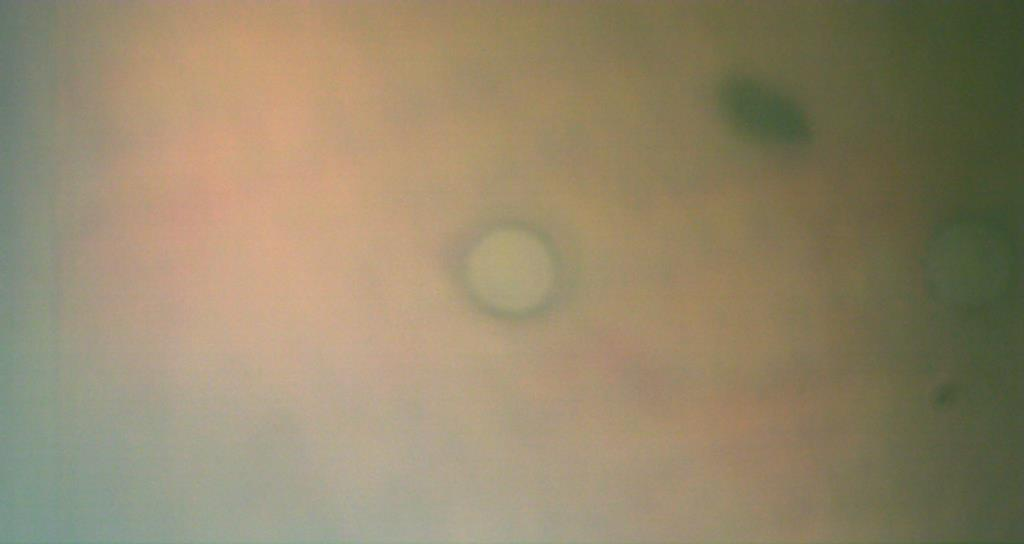
#> input picture ARESCore/Images/20200723124315.bmp, 1024 x 544 px; its folder holds only this picture in this run
$ python -i VisionUtils.py   (imports and definitions only)   (older library calls are emulated)
#> lines starting #> are read from the running program, lines starting #| are printed output that depends on the picture; after the words box and inside, x2 and y2 are one past the last pixel; in counts of white or black regions, pixels touching at a corner belong together
import serial
import time
import AmaresConfig as config #need to import AmaresConfig in all modules
from BasicComm import addToLog

import numpy as np
import matplotlib.pyplot as plt
import cv2

from PIL import Image

from skimage import data, img_as_float, img_as_uint, io, segmentation, color, exposure
from skimage.color import rgb2gray, rgb2hsv
from skimage.transform import rescale, resize
from skimage.morphology import reconstruction

# [138 lines left out: functions openLightPort, closeLightPort, setLight, processLights, alignmentLights, excMessage and 5 more, not called in this run]

def flattenBG(img_data, thresh=85, similarity=0.8, bg_color=[0,0,0]):
    # for white ink on black background
#> called with thresh = 85, similarity = 0.8
    img = img_data.copy()
    for y in range(img.shape[1]):
        for x in range(img.shape[0]):
            if ((img[x,y][0]<=thresh) and (img[x,y][1]<=thresh) and (img[x,y][2]<=thresh)):
                img[x,y] = np.array(bg_color).astype('uint8')
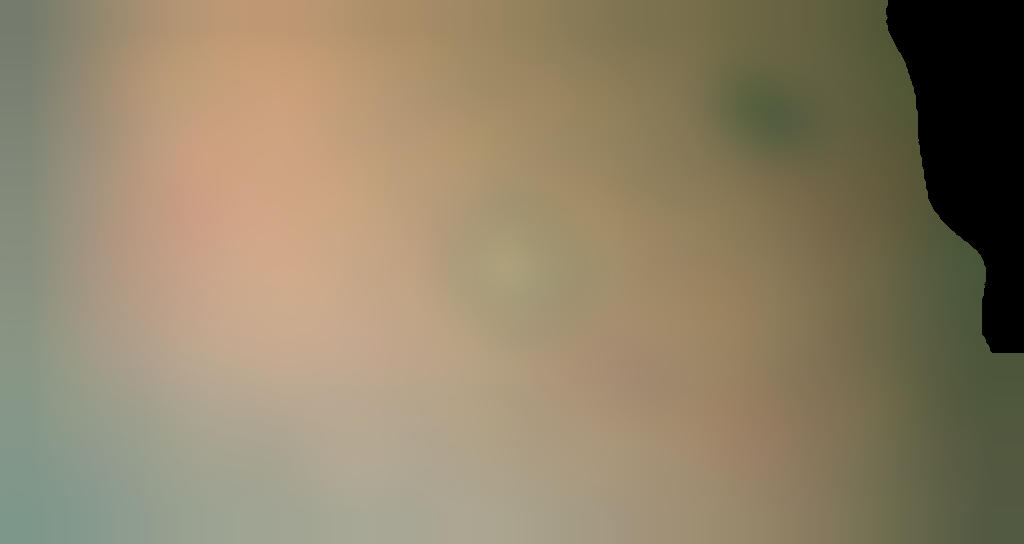
#> img: shape (544, 1024, 3); mean R, G, B 144.9, 131.3, 104.5
    return(img)

# [61 lines left out: functions removeBackground, uintDiff, removeExtremeSpots, removeBoundaryContours, removeSmallContours, not called in this run]

def dilate(img_data,kernel_size=5,iterations=1):
    img=img_data
    ks = kernel_size
    itr = iterations
    kernel = np.ones((ks,ks),np.uint8)
    dilated = cv2.dilate(img,kernel,iterations = itr)
    return(dilated)

def erode(img_data,kernel_size=5,iterations=1):
    img=img_data
    ks = kernel_size
    itr = iterations
    kernel = np.ones((ks,ks),np.uint8)
    eroded = cv2.erode(img,kernel,iterations = itr)
    return(eroded)

def getBinary(raw_test_img):
    # Analyzes and returns thresholded binary image
    try:
        kernel = np.ones((5,5),np.uint8)
        test_img = raw_test_img.copy()  # duplicate, keep original loaded
        quiet1 = cv2.bilateralFilter(test_img,9,250,75)
        quiet2 = cv2.pyrMeanShiftFiltering(quiet1,31,65)    # denoise the image (method 1)
        flatten = flattenBG(quiet2, similarity=0.8)
        gray_img = cv2.cvtColor(~flatten, cv2.COLOR_RGB2GRAY)
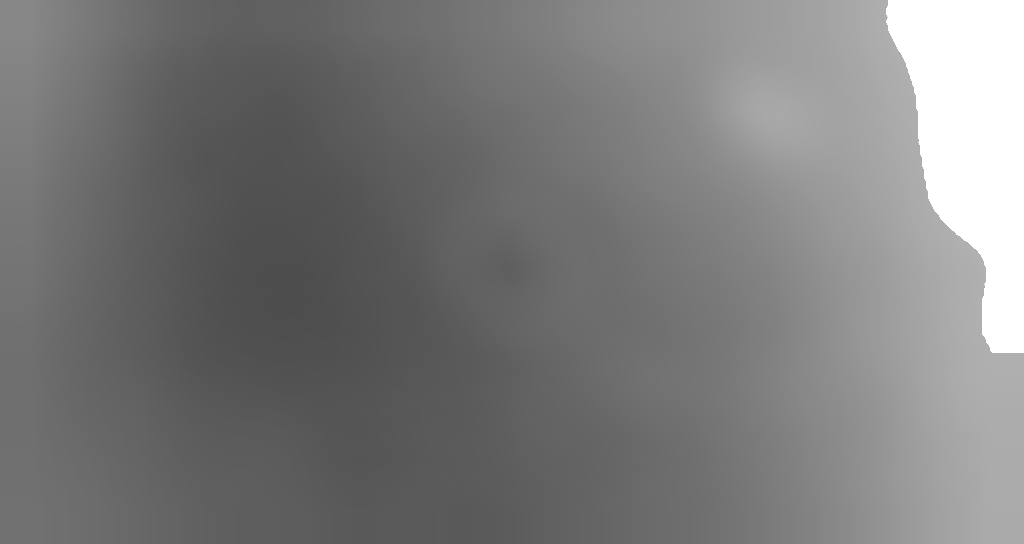
#> gray_img: shape (544, 1024); min 77, max 255, mean 122.7
        try:
            binary_img = cv2.threshold(gray_img, 254, 255, cv2.THRESH_BINARY)[1]
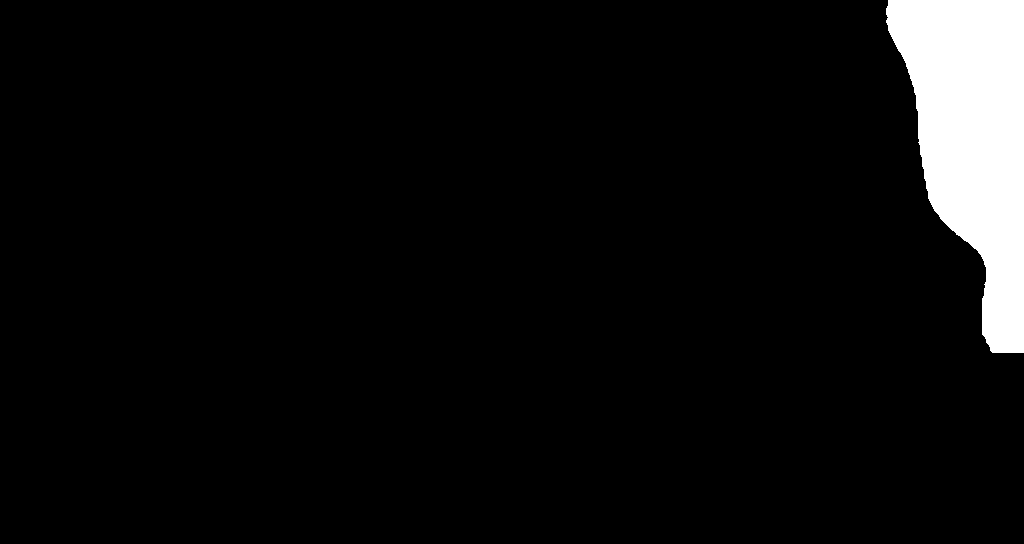
#> binary_img: shape (544, 1024); 5.5% white; 1 white region, box (x1, y1, x2, y2) and area: (886, 0, 1024, 353) 30670
        except Exception as ex1:
            addToLog("binary_img: " + str(ex1))
        try:
            closed_img = erode(binary_img,kernel_size=3,iterations=5)
#> in erode, `eroded = cv2.erode(img,kernel,iterations = itr)`:
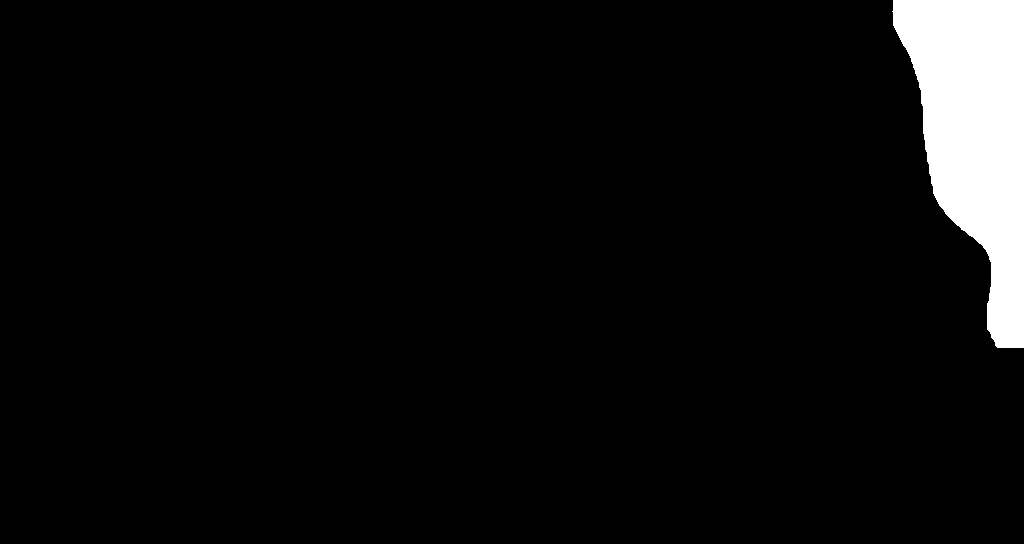
#> eroded: shape (544, 1024); 5.1% white; 1 white region, box (x1, y1, x2, y2) and area: (892, 0, 1024, 348) 28181
            closed_img2 = dilate(closed_img,kernel_size=3,iterations=3)
#> in dilate, `dilated = cv2.dilate(img,kernel,iterations = itr)`:
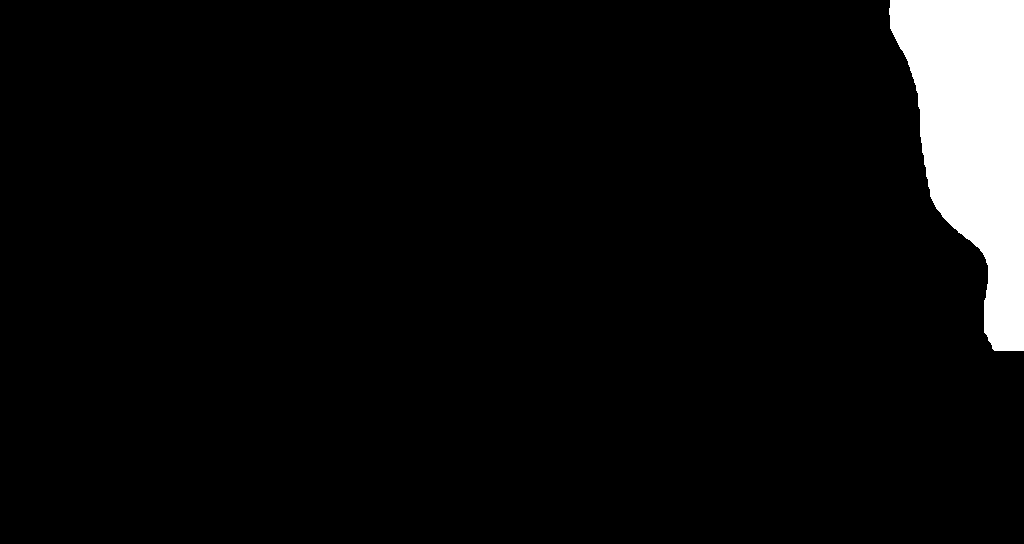
#> dilated: shape (544, 1024); 5.3% white; 1 white region, box (x1, y1, x2, y2) and area: (889, 0, 1024, 351) 29657
        except Exception as ex2:
            addToLog("closed_img: " + str(ex2))

        # use inverted binary as input for contour finding (contours around white)
        edges = ~closed_img2.copy()
        return(edges)
    except Exception as ex:
        addToLog(excMessage("getBinary",ex))


# [78 lines left out: functions getContours, getBoundingRectangle, drawTopFilletRectangle, topFilletRectArea, not called in this run]


>>> import cv2
>>> picture = cv2.cvtColor(cv2.imread('../ARESCore/Images/20200723124315.bmp'), cv2.COLOR_BGR2RGB)
>>> result = getBinary(picture)
